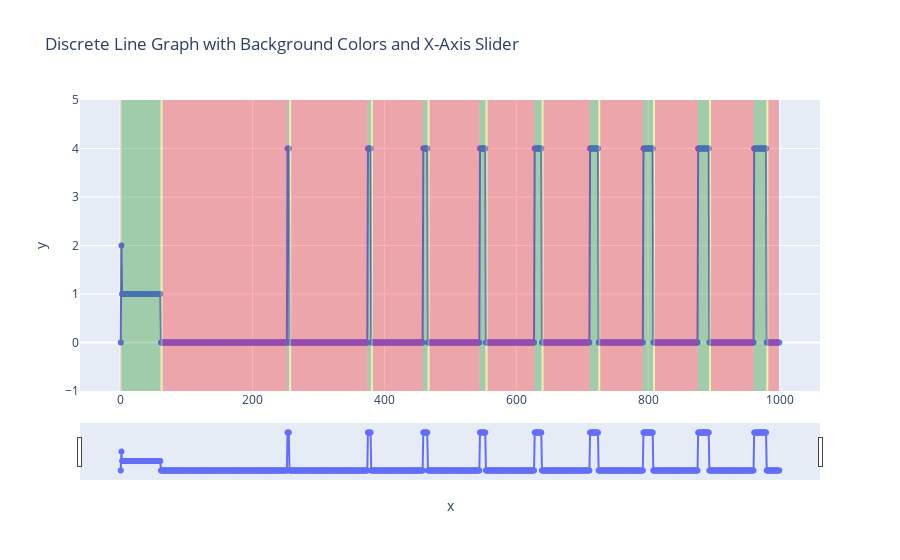

Notebook cell for this chart:
### Code cell
import plotly.graph_objects as go

# Assuming duration_variation function returns the required lists
sim_time = 1000
intersection = duration_variation(60, sim_time)
y_values = intersection.entries[0].cars_popped_per_time_step

colors = intersection.entries[0].phase_history


# Sample data
x_values = list(range(sim_time))

# Create the figure
fig = go.Figure()

# Add the scatter plot
fig.add_trace(go.Scatter(x=x_values, y=y_values, mode='lines+markers', name='Data'))

# Optimized: Grouping consecutive x-values with the same color
current_color = colors[0]
start_index = 0

for i in range(1, len(x_values)):
    if colors[i] != current_color or i == len(x_values) - 1:
        # End of current color segment or last element
        fig.add_shape(type="rect",
                      x0=x_values[start_index] - 0.5, x1=x_values[i-1] + 0.5,
                      y0=min(y_values) - 1, y1=max(y_values) + 1,
                      fillcolor=current_color,
                      opacity=0.3,
                      line_width=0)
        # Start a new segment
        current_color = colors[i]
        start_index = i

# Add x-axis slider
fig.update_layout(
    title='Discrete Line Graph with Background Colors and X-Axis Slider',
    xaxis_title='x',
    yaxis_title='y',
    xaxis=dict(
        rangeslider=dict(
            visible=True
        ),
        type="linear"
    )
)

# Show the plot
fig.show()

### Figure 1 — Plotly figure (JSON) as saved in the notebook; plotly's stock layout.template omitted (floating-point values rounded to 4 significant figures; data arrays with more than 128 entries replaced by an {"elided": "..."} marker saying what was removed)
{"data": [{"mode": "lines+markers", "name": "Data", "type": "scatter", "x": {"elided": "1000 int values"}, "y": {"elided": "1000 int values"}}], "layout": {"shapes": [{"fillcolor": "red", "line": {"width": 0}, "opacity": 0.3, "type": "rect", "x0": -0.5, "x1": 0.5, "y0": -1, "y1": 5}, {"fillcolor": "green", "line": {"width": 0}, "opacity": 0.3, "type": "rect", "x0": 0.5, "x1": 60.5, "y0": -1, "y1": 5}, {"fillcolor": "yellow", "line": {"width": 0}, "opacity": 0.3, "type": "rect", "x0": 60.5, "x1": 63.5, "y0": -1, "y1": 5}, {"fillcolor": "red", "line": {"width": 0}, "opacity": 0.3, "type": "rect", "x0": 63.5, "x1": 252.5, "y0": -1, "y1": 5}, {"fillcolor": "green", "line": {"width": 0}, "opacity": 0.3, "type": "rect", "x0": 252.5, "x1": 255.5, "y0": -1, "y1": 5}, {"fillcolor": "yellow", "line": {"width": 0}, "opacity": 0.3, "type": "rect", "x0": 255.5, "x1": 258.5, "y0": -1, "y1": 5}, {"fillcolor": "red", "line": {"width": 0}, "opacity": 0.3, "type": "rect", "x0": 258.5, "x1": 374.5, "y0": -1, "y1": 5}, {"fillcolor": "green", "line": {"width": 0}, "opacity": 0.3, "type": "rect", "x0": 374.5, "x1": 379.5, "y0": -1, "y1": 5}, {"fillcolor": "yellow", "line": {"width": 0}, "opacity": 0.3, "type": "rect", "x0": 379.5, "x1": 382.5, "y0": -1, "y1": 5}, {"fillcolor": "red", "line": {"width": 0}, "opacity": 0.3, "type": "rect", "x0": 382.5, "x1": 458.5, "y0": -1, "y1": 5}, {"fillcolor": "green", "line": {"width": 0}, "opacity": 0.3, "type": "rect", "x0": 458.5, "x1": 465.5, "y0": -1, "y1": 5}, {"fillcolor": "yellow", "line": {"width": 0}, "opacity": 0.3, "type": "rect", "x0": 465.5, "x1": 468.5, "y0": -1, "y1": 5}, {"fillcolor": "red", "line": {"width": 0}, "opacity": 0.3, "type": "rect", "x0": 468.5, "x1": 544.5, "y0": -1, "y1": 5}, {"fillcolor": "green", "line": {"width": 0}, "opacity": 0.3, "type": "rect", "x0": 544.5, "x1": 553.5, "y0": -1, "y1": 5}, {"fillcolor": "yellow", "line": {"width": 0}, "opacity": 0.3, "type": "rect", "x0": 553.5, "x1": 556.5, "y0": -1, "y1": 5}, {"fillcolor": "red", "line": {"width": 0}, "opacity": 0.3, "type": "rect", "x0": 556.5, "x1": 627.5, "y0": -1, "y1": 5}, {"fillcolor": "green", "line": {"width": 0}, "opacity": 0.3, "type": "rect", "x0": 627.5, "x1": 638.5, "y0": -1, "y1": 5}, {"fillcolor": "yellow", "line": {"width": 0}, "opacity": 0.3, "type": "rect", "x0": 638.5, "x1": 641.5, "y0": -1, "y1": 5}, {"fillcolor": "red", "line": {"width": 0}, "opacity": 0.3, "type": "rect", "x0": 641.5, "x1": 711.5, "y0": -1, "y1": 5}, {"fillcolor": "green", "line": {"width": 0}, "opacity": 0.3, "type": "rect", "x0": 711.5, "x1": 724.5, "y0": -1, "y1": 5}, {"fillcolor": "yellow", "line": {"width": 0}, "opacity": 0.3, "type": "rect", "x0": 724.5, "x1": 727.5, "y0": -1, "y1": 5}, {"fillcolor": "red", "line": {"width": 0}, "opacity": 0.3, "type": "rect", "x0": 727.5, "x1": 792.5, "y0": -1, "y1": 5}, {"fillcolor": "green", "line": {"width": 0}, "opacity": 0.3, "type": "rect", "x0": 792.5, "x1": 807.5, "y0": -1, "y1": 5}, {"fillcolor": "yellow", "line": {"width": 0}, "opacity": 0.3, "type": "rect", "x0": 807.5, "x1": 810.5, "y0": -1, "y1": 5}, {"fillcolor": "red", "line": {"width": 0}, "opacity": 0.3, "type": "rect", "x0": 810.5, "x1": 875.5, "y0": -1, "y1": 5}, {"fillcolor": "green", "line": {"width": 0}, "opacity": 0.3, "type": "rect", "x0": 875.5, "x1": 892.5, "y0": -1, "y1": 5}, {"fillcolor": "yellow", "line": {"width": 0}, "opacity": 0.3, "type": "rect", "x0": 892.5, "x1": 895.5, "y0": -1, "y1": 5}, {"fillcolor": "red", "line": {"width": 0}, "opacity": 0.3, "type": "rect", "x0": 895.5, "x1": 960.5, "y0": -1, "y1": 5}, {"fillcolor": "green", "line": {"width": 0}, "opacity": 0.3, "type": "rect", "x0": 960.5, "x1": 979.5, "y0": -1, "y1": 5}, {"fillcolor": "yellow", "line": {"width": 0}, "opacity": 0.3, "type": "rect", "x0": 979.5, "x1": 982.5, "y0": -1, "y1": 5}, {"fillcolor": "red", "line": {"width": 0}, "opacity": 0.3, "type": "rect", "x0": 982.5, "x1": 998.5, "y0": -1, "y1": 5}], "title": {"text": "Discrete Line Graph with Background Colors and X-Axis Slider"}, "xaxis": {"rangeslider": {"visible": true}, "title": {"text": "x"}, "type": "linear"}, "yaxis": {"title": {"text": "y"}}}}
